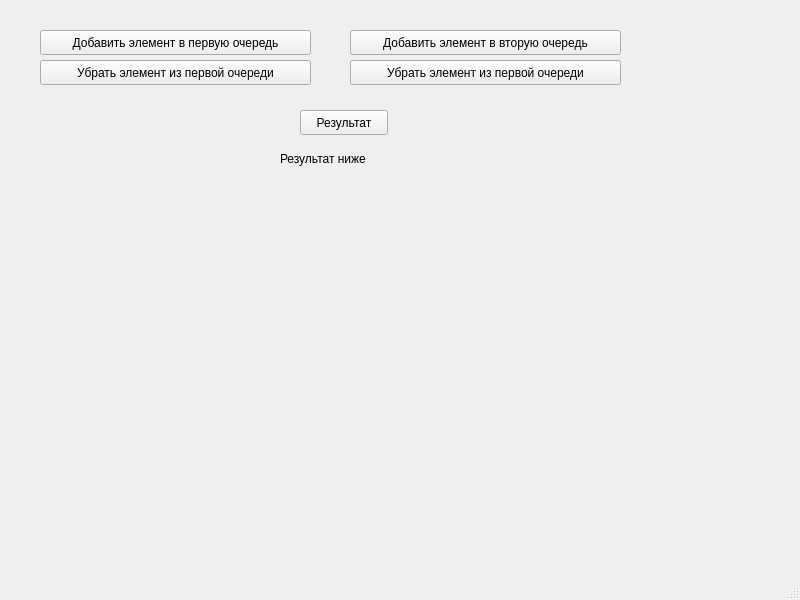
<?xml version="1.0" encoding="UTF-8"?>
<ui version="4.0">
 <class>MainWindow</class>
 <widget class="QMainWindow" name="MainWindow">
  <property name="geometry">
   <rect>
    <x>0</x>
    <y>0</y>
    <width>800</width>
    <height>600</height>
   </rect>
  </property>
  <property name="windowTitle">
   <string>MainWindow</string>
  </property>
  <widget class="QWidget" name="centralwidget">
   <widget class="QPushButton" name="pushButton">
    <property name="geometry">
     <rect>
      <x>40</x>
      <y>30</y>
      <width>271</width>
      <height>25</height>
     </rect>
    </property>
    <property name="text">
     <string>Добавить элемент в первую очередь</string>
    </property>
   </widget>
   <widget class="QPushButton" name="pushButton_2">
    <property name="geometry">
     <rect>
      <x>40</x>
      <y>60</y>
      <width>271</width>
      <height>25</height>
     </rect>
    </property>
    <property name="text">
     <string>Убрать элемент из первой очереди</string>
    </property>
   </widget>
   <widget class="QPushButton" name="pushButton_3">
    <property name="geometry">
     <rect>
      <x>350</x>
      <y>30</y>
      <width>271</width>
      <height>25</height>
     </rect>
    </property>
    <property name="text">
     <string>Добавить элемент в вторую очередь</string>
    </property>
   </widget>
   <widget class="QPushButton" name="pushButton_4">
    <property name="geometry">
     <rect>
      <x>350</x>
      <y>60</y>
      <width>271</width>
      <height>25</height>
     </rect>
    </property>
    <property name="text">
     <string>Убрать элемент из первой очереди</string>
    </property>
   </widget>
   <widget class="QPushButton" name="pushButton_5">
    <property name="geometry">
     <rect>
      <x>300</x>
      <y>110</y>
      <width>88</width>
      <height>25</height>
     </rect>
    </property>
    <property name="text">
     <string>Результат</string>
    </property>
   </widget>
   <widget class="QLabel" name="label_5">
    <property name="geometry">
     <rect>
      <x>280</x>
      <y>150</y>
      <width>211</width>
      <height>17</height>
     </rect>
    </property>
    <property name="text">
     <string>Результат ниже</string>
    </property>
   </widget>
   <widget class="QLabel" name="label_6">
    <property name="geometry">
     <rect>
      <x>200</x>
      <y>190</y>
      <width>311</width>
      <height>111</height>
     </rect>
    </property>
    <property name="text">
     <string/>
    </property>
   </widget>
  </widget>
  <widget class="QMenuBar" name="menubar">
   <property name="geometry">
    <rect>
     <x>0</x>
     <y>0</y>
     <width>800</width>
     <height>22</height>
    </rect>
   </property>
  </widget>
  <widget class="QStatusBar" name="statusbar"/>
 </widget>
 <resources/>
 <connections/>
</ui>
